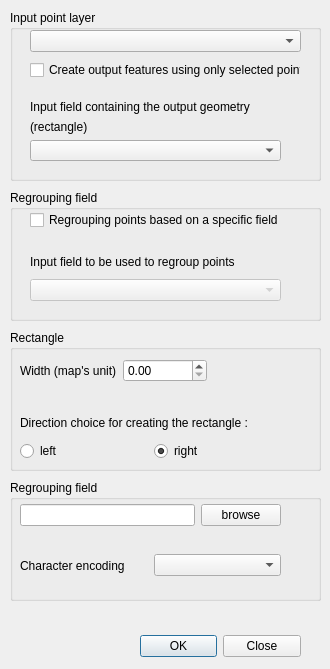
<?xml version="1.0" encoding="UTF-8"?>
<ui version="4.0">
 <class>ArcheoRect</class>
 <widget class="QDialog" name="ArcheoRect">
  <property name="geometry">
   <rect>
    <x>0</x>
    <y>0</y>
    <width>330</width>
    <height>669</height>
   </rect>
  </property>
  <property name="sizePolicy">
   <sizepolicy hsizetype="Fixed" vsizetype="Fixed">
    <horstretch>0</horstretch>
    <verstretch>0</verstretch>
   </sizepolicy>
  </property>
  <property name="minimumSize">
   <size>
    <width>330</width>
    <height>669</height>
   </size>
  </property>
  <property name="maximumSize">
   <size>
    <width>330</width>
    <height>669</height>
   </size>
  </property>
  <property name="windowTitle">
   <string>ArcheoCAD Rectangle</string>
  </property>
  <property name="locale">
   <locale language="English" country="UnitedStates"/>
  </property>
  <widget class="QDialogButtonBox" name="buttonBox">
   <property name="geometry">
    <rect>
     <x>140</x>
     <y>630</y>
     <width>161</width>
     <height>32</height>
    </rect>
   </property>
   <property name="sizePolicy">
    <sizepolicy hsizetype="Fixed" vsizetype="Fixed">
     <horstretch>0</horstretch>
     <verstretch>0</verstretch>
    </sizepolicy>
   </property>
   <property name="orientation">
    <enum>Qt::Horizontal</enum>
   </property>
   <property name="standardButtons">
    <set>QDialogButtonBox::Close|QDialogButtonBox::Ok</set>
   </property>
  </widget>
  <widget class="QGroupBox" name="gBox_pointLayer">
   <property name="geometry">
    <rect>
     <x>10</x>
     <y>10</y>
     <width>311</width>
     <height>171</height>
    </rect>
   </property>
   <property name="title">
    <string>Input point layer</string>
   </property>
   <widget class="QComboBox" name="comboPointLayer">
    <property name="geometry">
     <rect>
      <x>20</x>
      <y>20</y>
      <width>271</width>
      <height>22</height>
     </rect>
    </property>
   </widget>
   <widget class="QWidget" name="horizontalLayoutWidget_2">
    <property name="geometry">
     <rect>
      <x>20</x>
      <y>50</y>
      <width>271</width>
      <height>21</height>
     </rect>
    </property>
    <layout class="QHBoxLayout" name="horizontalLayout_2">
     <item>
      <widget class="QCheckBox" name="chkBoxSelected">
       <property name="text">
        <string>Create output features using only selected points</string>
       </property>
      </widget>
     </item>
    </layout>
   </widget>
   <widget class="QWidget" name="verticalLayoutWidget">
    <property name="geometry">
     <rect>
      <x>20</x>
      <y>90</y>
      <width>251</width>
      <height>61</height>
     </rect>
    </property>
    <layout class="QVBoxLayout" name="verticalLayout">
     <item>
      <widget class="QLabel" name="TxtLabel_geoChoice">
       <property name="text">
        <string>Input field containing the output geometry</string>
       </property>
      </widget>
     </item>
     <item>
      <widget class="QLabel" name="TxtLable_geoChoice2">
       <property name="text">
        <string>(rectangle)</string>
       </property>
      </widget>
     </item>
     <item>
      <widget class="QComboBox" name="comboGeoChoice"/>
     </item>
    </layout>
   </widget>
  </widget>
  <widget class="QGroupBox" name="gBox_multipleTr">
   <property name="geometry">
    <rect>
     <x>10</x>
     <y>190</y>
     <width>311</width>
     <height>131</height>
    </rect>
   </property>
   <property name="title">
    <string>Regrouping field</string>
   </property>
   <widget class="QWidget" name="horizontalLayoutWidget">
    <property name="geometry">
     <rect>
      <x>20</x>
      <y>20</y>
      <width>281</width>
      <height>21</height>
     </rect>
    </property>
    <layout class="QHBoxLayout" name="horizontalLayout">
     <item>
      <widget class="QCheckBox" name="chkBoxFieldGroup">
       <property name="text">
        <string>Regrouping points based on a specific field</string>
       </property>
      </widget>
     </item>
    </layout>
   </widget>
   <widget class="QWidget" name="verticalLayoutWidget_2">
    <property name="geometry">
     <rect>
      <x>20</x>
      <y>60</y>
      <width>251</width>
      <height>51</height>
     </rect>
    </property>
    <layout class="QVBoxLayout" name="verticalLayout_4">
     <item>
      <widget class="QLabel" name="label_regroup">
       <property name="layoutDirection">
        <enum>Qt::LeftToRight</enum>
       </property>
       <property name="text">
        <string>Input field to be used to regroup points </string>
       </property>
      </widget>
     </item>
     <item>
      <widget class="QComboBox" name="comboGroup">
       <property name="enabled">
        <bool>false</bool>
       </property>
      </widget>
     </item>
    </layout>
   </widget>
  </widget>
  <widget class="QGroupBox" name="gBox_Output">
   <property name="geometry">
    <rect>
     <x>10</x>
     <y>480</y>
     <width>311</width>
     <height>121</height>
    </rect>
   </property>
   <property name="title">
    <string>Regrouping field</string>
   </property>
   <widget class="QWidget" name="horizontalLayoutWidget_4">
    <property name="geometry">
     <rect>
      <x>10</x>
      <y>20</y>
      <width>261</width>
      <height>31</height>
     </rect>
    </property>
    <layout class="QHBoxLayout" name="horizontalLayout_4">
     <item>
      <widget class="QLineEdit" name="outFileLine"/>
     </item>
     <item>
      <widget class="QPushButton" name="ButtonBrowse">
       <property name="text">
        <string>browse</string>
       </property>
      </widget>
     </item>
    </layout>
   </widget>
   <widget class="QWidget" name="horizontalLayoutWidget_5">
    <property name="geometry">
     <rect>
      <x>10</x>
      <y>70</y>
      <width>261</width>
      <height>31</height>
     </rect>
    </property>
    <layout class="QHBoxLayout" name="horizontalLayout_5">
     <item>
      <widget class="QLabel" name="label_enconding">
       <property name="text">
        <string>Character encoding</string>
       </property>
      </widget>
     </item>
     <item>
      <widget class="QComboBox" name="comboEncoding"/>
     </item>
    </layout>
   </widget>
  </widget>
  <widget class="QWidget" name="verticalLayoutWidget_3">
   <property name="geometry">
    <rect>
     <x>10</x>
     <y>600</y>
     <width>311</width>
     <height>31</height>
    </rect>
   </property>
   <layout class="QVBoxLayout" name="verticalLayout_5">
    <item>
     <spacer name="verticalSpacer">
      <property name="orientation">
       <enum>Qt::Vertical</enum>
      </property>
      <property name="sizeHint" stdset="0">
       <size>
        <width>20</width>
        <height>40</height>
       </size>
      </property>
     </spacer>
    </item>
   </layout>
  </widget>
  <widget class="QGroupBox" name="gBox_multipleTr_2">
   <property name="geometry">
    <rect>
     <x>10</x>
     <y>330</y>
     <width>311</width>
     <height>141</height>
    </rect>
   </property>
   <property name="title">
    <string>Rectangle</string>
   </property>
   <widget class="QWidget" name="horizontalLayoutWidget_3">
    <property name="geometry">
     <rect>
      <x>10</x>
      <y>20</y>
      <width>261</width>
      <height>41</height>
     </rect>
    </property>
    <layout class="QHBoxLayout" name="horizontalLayout_3">
     <item>
      <widget class="QLabel" name="label_Width">
       <property name="text">
        <string>Width (map's unit)</string>
       </property>
      </widget>
     </item>
     <item>
      <widget class="QDoubleSpinBox" name="doubleSpinBoxWidth">
       <property name="decimals">
        <number>2</number>
       </property>
       <property name="maximum">
        <double>999999999.990000009536743</double>
       </property>
      </widget>
     </item>
     <item>
      <spacer name="horizontalSpacer">
       <property name="orientation">
        <enum>Qt::Horizontal</enum>
       </property>
       <property name="sizeHint" stdset="0">
        <size>
         <width>40</width>
         <height>20</height>
        </size>
       </property>
      </spacer>
     </item>
    </layout>
   </widget>
   <widget class="QWidget" name="verticalLayoutWidget_4">
    <property name="geometry">
     <rect>
      <x>10</x>
      <y>80</y>
      <width>261</width>
      <height>51</height>
     </rect>
    </property>
    <layout class="QVBoxLayout" name="verticalLayout_2">
     <item>
      <widget class="QLabel" name="label_orientation">
       <property name="text">
        <string>Direction choice for creating the rectangle :</string>
       </property>
      </widget>
     </item>
     <item>
      <layout class="QHBoxLayout" name="horizontalLayout_6">
       <item>
        <widget class="QRadioButton" name="radioButtonLeft">
         <property name="text">
          <string>left</string>
         </property>
         <property name="checked">
          <bool>false</bool>
         </property>
        </widget>
       </item>
       <item>
        <widget class="QRadioButton" name="radioButtonRight">
         <property name="text">
          <string>right</string>
         </property>
         <property name="checked">
          <bool>true</bool>
         </property>
        </widget>
       </item>
      </layout>
     </item>
    </layout>
   </widget>
  </widget>
 </widget>
 <resources/>
 <connections>
  <connection>
   <sender>buttonBox</sender>
   <signal>accepted()</signal>
   <receiver>ArcheoRect</receiver>
   <slot>accept()</slot>
   <hints>
    <hint type="sourcelabel">
     <x>248</x>
     <y>254</y>
    </hint>
    <hint type="destinationlabel">
     <x>157</x>
     <y>274</y>
    </hint>
   </hints>
  </connection>
  <connection>
   <sender>buttonBox</sender>
   <signal>rejected()</signal>
   <receiver>ArcheoRect</receiver>
   <slot>reject()</slot>
   <hints>
    <hint type="sourcelabel">
     <x>316</x>
     <y>260</y>
    </hint>
    <hint type="destinationlabel">
     <x>286</x>
     <y>274</y>
    </hint>
   </hints>
  </connection>
  <connection>
   <sender>chkBoxFieldGroup</sender>
   <signal>toggled(bool)</signal>
   <receiver>comboGroup</receiver>
   <slot>setEnabled(bool)</slot>
   <hints>
    <hint type="sourcelabel">
     <x>66</x>
     <y>219</y>
    </hint>
    <hint type="destinationlabel">
     <x>79</x>
     <y>286</y>
    </hint>
   </hints>
  </connection>
 </connections>
</ui>
